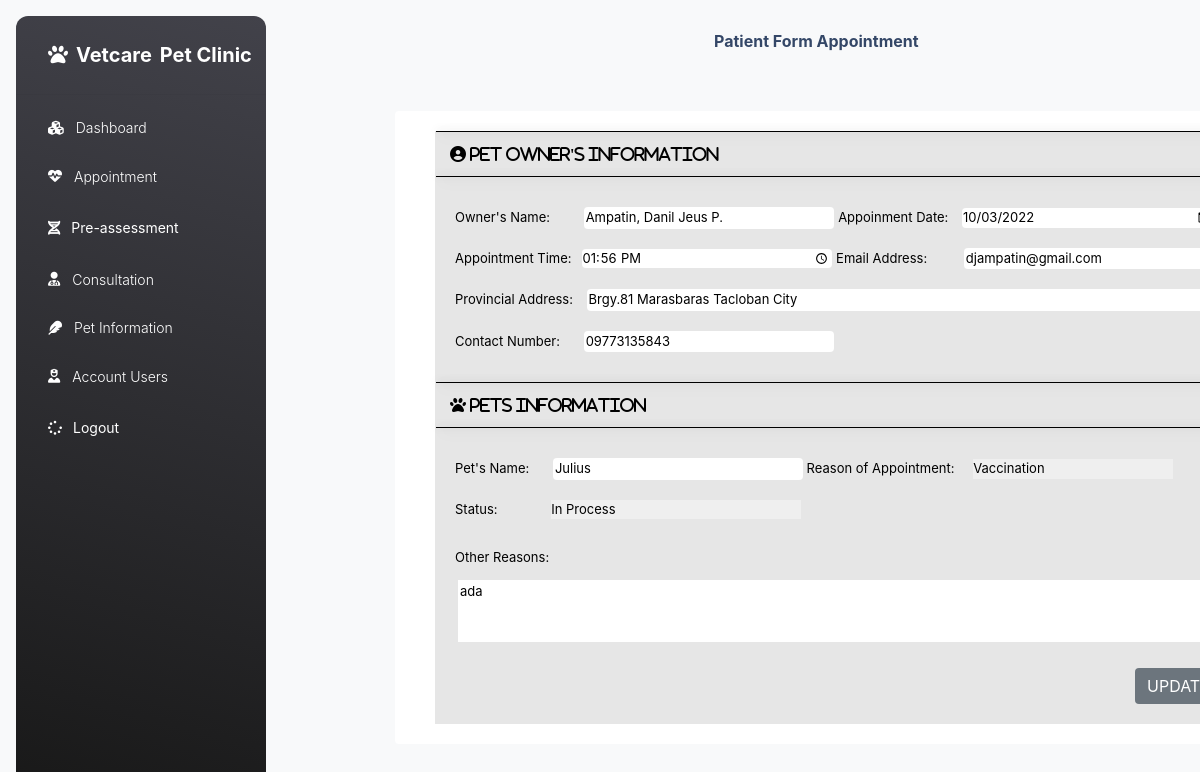
The page /adminpupdate.php?GetID=38 (signed in) on the database its author committed.
### tables this page shows
CREATE TABLE `appointment` (
  `app_id` int(11) NOT NULL,
  `owner_name` varchar(100) NOT NULL,
  `appoinment_date` date NOT NULL,
  `appointment_time` text NOT NULL,
  `email_address` varchar(100) NOT NULL,
  `provincial_Add` varchar(100) NOT NULL,
  `contact_num` varchar(15) NOT NULL,
  `pet_name` varchar(100) NOT NULL,
  `reason_of_appointment` varchar(100) NOT NULL,
  `status_sched` varchar(100) NOT NULL,
  `other_reasons` varchar(200) NOT NULL
);

### adminpupdate.php (the view, shortened to what this page needs)
<?php
  require_once("connection.php");
  $user = $_SESSION['type_of_user'];
  $query2 = " select * from users where password = '$user'";
  $result2 = mysqli_query($con,$query2);
  $app_id = $_GET['GetID'];
  $query = " select * from appointment where app_id='".$app_id."'";
  $result = mysqli_query($con,$query);
    while($row=mysqli_fetch_assoc($result))
        {
            $app_id= $row['app_id'];
            $owner_name = $row['owner_name'];
            $appointment_time = $row['appointment_time'];
            $appointment_date = $row['appoinment_date'];
            $email_address = $row['email_address'];
            $provincial_Add = $row['provincial_Add'];
            $contact_num = $row['contact_num'];
            $pet_name = $row['pet_name'];
            $reason_of_appointment = $row['reason_of_appointment'];
            $status_sched = $row['status_sched'];
            $other_reasons = $row['other_reasons'];
        }
?>
<!DOCTYPE html>
<html lang="en">
  <head>
<link href="./assets/css/nucleo-icons.css" rel="stylesheet" />
<link href="./assets/css/nucleo-svg.css" rel="stylesheet" />
<link rel="stylesheet" href="css/style.css" type="text/css" media="all" />
<link rel="stylesheet" href="css/Style1.css"type="text/css" media="all">
<link id="pagestyle" href="./assets/css/Material-dashboard.css?v=3.0.4" rel="stylesheet" />
<link rel="stylesheet" href="https://stackpath.bootstrapcdn.com/bootstrap/4.2.1/css/bootstrap.min.css">
<link rel="stylesheet" href="https://cdn.datatables.net/1.10.18/css/dataTables.bootstrap4.min.css">
</head>
  <body class="g-sidenav-show  bg-gray-100">
     <aside class="sidenav navbar navbar-vertical navbar-expand-xs border-0 border-radius-xl my-3 fixed-start ms-3   bg-gradient-dark" id="sidenav-main">
  <div class="sidenav-header">
    <a class="navbar-brand m-0">
      <span class="fas fa-paw" id="logo" style="color: white; text-align: center;"></span>
      <span class="ms-1 font-weight-bold text-white" id="namelogo">Vetcare</span>
      <span class="ms-1 font-weight-bold text-white" id="namelogo2">Pet Clinic</span>
    </a>
  </div>
  <hr class="horizontal light mt-0 mb-2">
  <div class="collapse navbar-collapse  w-auto " id="sidenav-collapse-main">
    <ul class="navbar-nav">
            <li class="nav-item">
              <a class="nav-link text-white " href="dashboard.php">
                  <div class="text-white text-center me-2 d-flex align-items-center justify-content-center">
                    <i class="fa fa-cubes"></i>
                  </div>
                <span class="nav-link-text ms-1">Dashboard</span>
              </a>
            </li>
            <li class="nav-item">
              <a class="nav-link text-white " href="appointment.php">
                  <div class="text-white text-center me-2 d-flex align-items-center justify-content-center">
                    <i class="fa fa-heartbeat"></i>
                  </div>
                <span class="nav-link-text ms-1">Appointment</span>
              </a>
            </li>
            <li class="nav-item nav-link text-white ">
              <div class="text-white text-center me-2 d-flex align-items-center justify-content-center">
                    <i class="fas fa-dna"></i>
                  </div>
              <button style="background-color: transparent; border-color: transparent; font-size: 14px; color: white;margin-left: -5px;" onclick="openNewWindow()">Pre-assessment</button>
            </li>
            <li class="nav-item">
              <a class="nav-link text-white " href="consultation.php">
                  <div class="text-white text-center me-2 d-flex align-items-center justify-content-center">
                    <i class="fas fa-user-md"></i>
                  </div>
                <span class="nav-link-text ms-1">Consultation</span>
              </a>
            </li>
            <li class="nav-item">
              <a class="nav-link text-white " href="Petinfo.php">
                  <div class="text-white text-center me-2 d-flex align-items-center justify-content-center">
                    <i class="fas fa-feather"></i>
                  </div>
                <span class="nav-link-text ms-1">Pet Information</span>
              </a>
            </li>
            <li class="nav-item">
              <?php
                         while($row=mysqli_fetch_assoc($result2))
                            {
                                $user_id= $row['user_id'];
                    ?>
              <a class="nav-link text-white " href="accusers.php?GetID=<?php echo $user_id ?>">
                <?php
                         }
                    ?>
                  <div class="text-white text-center me-2 d-flex align-items-center justify-content-center">
                    <i class="fas fa-user-nurse"></i>
                  </div>
                <span class="nav-link-text ms-1">Account Users</span>
              </a>
            </li>
            <li class="nav-item nav-link text-white ">
              <div class="text-white text-center me-2 d-flex align-items-center justify-content-center">
                    <i class="fa fa-spinner"></i>
                  </div>
              <form action="Logbck.php" method="POST">
                    <button type="submit" name="logout_btn" style="background-color: transparent; border-color: transparent; color: white;margin-left: -5px;">Logout</button>
              </form>
            </li>
	</ul>
	</div>
</aside>
      <main class="main-content border-radius-lg ">
<nav class="navbar navbar-main navbar-expand-lg px-0 mx-4 shadow-none border-radius-xl" id="navbarBlur" data-scroll="true ">
  <div class="container-fluid py-1 px-3">
    <nav aria-label="breadcrumb">
      <h6 class="font-weight-bolder mb-0" style="margin-left: 400px;">Patient Form Appointment</h6>
    </nav>
  </div>
</nav>
</main>
<div class="container rounded bg-white mt-5 mb-5" style="margin-left: 395px; width: 900px;">
    <div class="row">
      <div class="col-md">
        <div class="Patientviewinfo">
          <div class="legend"></div>
                    <div id="petstit1" class="far fa-user-circle"> Pet Owner's Information</div>
                        <div class="legend"></div>
                  <form action="adminstatupdate.php?app_id=<?php echo $app_id ?>" method="POST">
                    <span for="Oname" class="Oname1">Owner's Name:
                    <input type="Text" id="Oname1" name="owner_name" value="<?php echo $owner_name?>" ></span>
                    <span for="Date" class="AppDate1">Appoinment Date:
                    <input type="Date" id="Date1" name="appoinment_date" value="<?php echo $appointment_date ?>">
                    </span><br>
                    <span class="AppT1">Appointment Time:<input type="Time" class="apt1" name="appointment_time" value="<?php echo $appointment_time ?>"></span>
                    <span for="Eadd" class="Eadd1">Email Address:
                    <input type="Text" id="Eadd1" name="email_address" value="<?php echo $email_address ?>" >
                    </span><br>
                    <span for="Paddress" class="Padd1">Provincial Address:
                    <input type="Text" id="Paddress1" name="provincial_Add" value="<?php echo $provincial_Add ?>">
                    </span><br>
                    <span for="Cnum" class="Cnum1">Contact Number:
                    <input type="number" id="Cnum1" name="contact_num" value="<?php echo $contact_num ?>">
                    </span><br>
                    <div class="legend"></div>
                    <div id="petstit1" class="fas fa-paw"> Pets Information</div>
                    <div class="legend"></div>
                    <span for="Pname" class="Pname1">Pet's Name:
                    <input type="Text" id="Pname1" name="pet_name" value="<?php echo $pet_name ?>">
                    </span>
                    <span for="RoA"class="Roa1">Reason of Appointment:
                    <select id="Roa1" name="reason_of_appointment" value="<?php echo $reason_of_appointment ?>">
                        <option value="Vaccination">Vaccination</option>
                    </select></span>
                    <br>
                    <span for="stat" class="stat1">Status:
                    <select id="stat1" name="status_sched" value="<?php echo $status_sched ?>">
                      <option value="In Process" >In Process</option>
                    </select></span><br><br>
                    <span for="Number" class="Other1">Other Reasons:<br>
                    <textarea name="other_reasons" id="Other1" rows="3" cols="120"><?php echo $other_reasons ?></textarea></span>
                    <button type="submit" class="btn btn-secondary" id="btnup" name="update" onclick="return confirm('Do you want to Update data?')">Update</button>
                    <br>
                  </form>
        </div>
  </body>
</html>

### css/Style.css (style rules this page uses)
html { scroll-behavior: smooth; overflow: auto; }
body, html { margin: 0; padding: 0; font-family: 'Poppins', sans-serif; }
* { box-sizing: border-box; }
.d-flex { display: flex; display: -webkit-flex; }
.text-center { text-align: center; }
button, input, select { -webkit-appearance: none; outline: none; font-family: 'Poppins', sans-serif; }
button, .btn, select { cursor: pointer; }
a { text-decoration: none; }
ul { margin: 0; padding: 0 }
h1, h2, h3, h4, h5, h6, p { margin: 0; padding: 0 }
.btn, button, .actionbg, input { border-radius: 4px; -webkit-border-radius: 4px; -moz-border-radius: 4px; -o-border-radius: 4px; -ms-border-radius: 4px; }
.container { max-width: 890px; margin: 0 auto; }
#logo { font-size: 20px; }
#namelogo { color: red; font-size: 20px; }
#namelogo2 { font-size: 20px; }

### css/Style1.css (style rules this page uses)
.legend { border-bottom: 1px solid black; width: 800px; margin-left: -17px; margin-bottom: 10px; margin-top: 10px; box-shadow: 3px 3px 15px rgba(0, 0, 0, 0.2), -1px -1px 8px rgba(0, 0, 0, 0.2); }

### adminpupdate.php (style rules this page uses)
.Patientviewinfo { width: 802px; background-color: #e6e6e6; margin-top: 20px; margin-left: 25px; margin-bottom: 20px; }
.legend { margin-left: 1px; }
#petstit1 { margin-left: 15px; color: black; font-weight: bold; }
.Oname1 { margin-left: 20px; color: black; font-size: 13px; }
.AppDate1 { color: black; font-size: 13px; }
#btnup { margin-left: 700px; margin-bottom: 20px; }
.AppT1 { margin-left: 20px; color: black; font-size: 13px; }
.Eadd1 { color: black; font-size: 13px; }
.Padd1 { margin-left: 20px; color: black; font-size: 13px; }
.Cnum1 { margin-left: 20px; color: black; font-size: 13px; }
.Pname1 { margin-left: 20px; color: black; font-size: 13px; }
.Roa1 { color: black; font-size: 13px; }
.stat1 { margin-left: 20px; color: black; font-size: 13px; }
.Other1 { margin-left: 20px; color: black; font-size: 13px; }
#Oname1 { margin-top: 20px; font-size: 13px; }
#Date1 { font-size: 13px; width: 250px; margin-left: 10px; border: none; }
#Oname1 { width: 250px; margin-left: 30px; border: none; }
.apt1 { width: 250px; margin-left: 10px; margin-top: 20px; border: none; }
#Eadd1 { font-size: 13px; width: 250px; margin-left: 33px; border: none; }
#Paddress1 { width: 630px; margin-left: 10px; font-size: 13px; margin-top: 20px; border: none; }
#Cnum1 { width: 250px; margin-bottom: 20px; margin-left: 20px; margin-top: 20px; font-size: 13px; border: none; }
#Pname1 { width: 250px; margin-left: 20px; margin-top: 20px; font-size: 13px; border: none; }
#Roa1 { width: 200px; margin-left: 15px; margin-top: 12px; font-size: 13px; border: none; }
#stat1 { width: 250px; margin-left: 50px; margin-top: 20px; font-size: 13px; border: none; }
#Other1 { margin-top: 12px; font-size: 13px; margin-bottom: 20px; margin-left: 23px; border: none; }

### rows shown on the page
appointment: owner_name "Ampatin, Danil Jeus P.", appoinment_date "10/03/2022", appointment_time "13:56", email_address "djampatin@gmail.com", provincial_Add "Brgy.81 Marasbaras Tacloban City", contact_num "09773135843", pet_name "Julius", reason_of_appointment "Vaccination", status_sched "In Process", other_reasons "ada"
